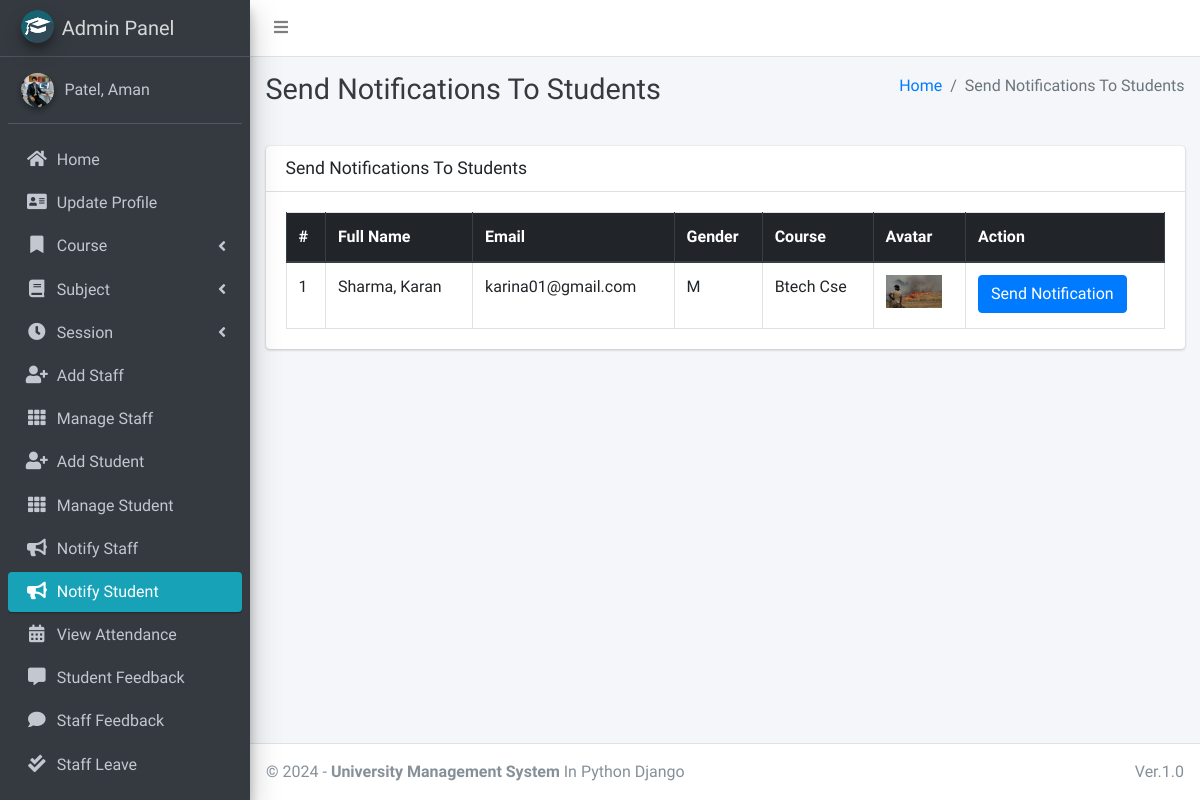
Page /admin_notify_student (signed in) on the committed database.
### main_app/models.py (models this page shows, shortened)
class CustomUser(AbstractUser):
    USER_TYPE = ((1, "HOD"), (2, "Staff"), (3, "Student"))
    GENDER = [("M", "Male"), ("F", "Female")]
    username = None  # Removed username, using email instead
    email = models.EmailField(unique=True)
    user_type = models.CharField(default=1, choices=USER_TYPE, max_length=1)
    gender = models.CharField(max_length=1, choices=GENDER)
    profile_pic = models.ImageField()
    address = models.TextField()
    fcm_token = models.TextField(default="")  # For firebase notifications
    created_at = models.DateTimeField(auto_now_add=True)
    updated_at = models.DateTimeField(auto_now=True)
    USERNAME_FIELD = "email"
    REQUIRED_FIELDS = []
    objects = CustomUserManager()
    def __str__(self):
        return self.last_name + ", " + self.first_name

class Student(models.Model):
    admin = models.OneToOneField(CustomUser, on_delete=models.CASCADE)
    course = models.ForeignKey(Course, on_delete=models.DO_NOTHING, null=True, blank=False)
    session = models.ForeignKey(Session, on_delete=models.DO_NOTHING, null=True)

class Course(models.Model):
    name = models.CharField(max_length=120)
    created_at = models.DateTimeField(auto_now_add=True)
    updated_at = models.DateTimeField(auto_now=True)

### main_app/hod_views.py (the view)
# urls.py: path("admin_notify_student", hod_views.admin_notify_student,
def admin_notify_student(request):
    student = CustomUser.objects.filter(user_type=3)
    context = {
        'page_title': "Send Notifications To Students",
        'students': student
    }
    return render(request, "hod_template/student_notification.html", context)

### main_app/templates/hod_template/student_notification.html (shortened to what this page needs)
{% extends 'main_app/base.html' %}
{% load static %}
{% block page_title %}{{page_title}}{% endblock page_title %}
{% block content %}
<section class="content">
    <div class="container-fluid">
        <div class="row">
            <div class="col-md-12">
                <div class="card">
                    <div class="card-header">
                        <h3 class="card-title">{{page_title}}</h3>
                    </div>
                    <div class="card-body">
                        <table id="example2" class="table table-bordered table-hover">
                            <thead class="thead-dark">
                                <tr>
                                    <th>#</th>
                                    <th>Full Name</th>
                                    <th>Email</th>
                                    <th>Gender</th>
                                    <th>Course</th>
                                    <th>Avatar</th>
                                    <th>Action</th>
                                </tr>
                            </thead>
                            <tbody>
                                {% for student in students %}
                                <tr>
                                    <td>{{ forloop.counter }}</td>
                                    <td>{{student.last_name}}, {{student.first_name}}</td>
                                    <td>{{student.email}}</td>
                                    <td>{{student.gender}}</td>
                                    <td>{{student.student.course.name}}</td>
                                    <td>
                                        {% if student.profile_pic == ""  %}
                                        No Image
                                        {% else %}
                                        <img class="img img-fluid mb-2" height="56" width="56"
                                            src="{{student.profile_pic}}" alt="">
                                        {% endif %}
                                    </td>
                                    <td><button data-toggle = "modal" data-target = "#myModal"class="btn btn-primary show_notification" value="{{student.id}}">Send Notification</button>
                                    </td>
                                </tr>
                                {% endfor %}
                            </tbody>
                        </table>
                    </div>
                </div>
            </div>
        </div>
    </div>
</section>
{% endblock content %}

### main_app/templates/main_app/base.html (shortened to what this page needs)
{% load static %}
<!DOCTYPE html>
<html>
<head>
    <link rel="stylesheet" href="{% static 'plugins/fontawesome-free/css/all.min.css'%} ">
    <link rel="stylesheet" href="https://code.ionicframework.com/ionicons/2.0.1/css/ionicons.min.css">
    <link rel="stylesheet"
        href="{% static 'plugins/tempusdominus-bootstrap-4/css/tempusdominus-bootstrap-4.min.css'%} ">
    <link rel="stylesheet" href="{% static 'plugins/icheck-bootstrap/icheck-bootstrap.min.css'%} ">
    <link rel="stylesheet" href="{% static 'dist/css/adminlte.min.css'%} ">
    <link rel="stylesheet" href="{% static 'plugins/overlayScrollbars/css/OverlayScrollbars.min.css'%} ">
    <link rel="stylesheet" href="{% static 'plugins/daterangepicker/daterangepicker.css'%} ">
</head>
<body class="hold-transition sidebar-mini layout-fixed">
    <div class="wrapper">
        <nav class="main-header navbar navbar-expand navbar-white navbar-light">
            <ul class="navbar-nav">
                <li class="nav-item">
                    <a class="nav-link" data-widget="pushmenu" href="#"><i class="fas fa-bars"></i></a>
                </li>
            </ul>
        </nav>
        {% include "main_app/sidebar_template.html" with user=user %}
        <div class="content-wrapper">
            <div class="content-header">
                <div class="container-fluid">
                    <div class="row mb-2">
                        <div class="col-sm-6">
                            <h1 class="m-0 text-dark">{% block page_title %}{% endblock page_title %}</h1>
                        </div>
                        <div class="col-sm-6">
                            <ol class="breadcrumb float-sm-right">
                                <li class="breadcrumb-item"><a href="#">Home</a></li>
                                <li class="breadcrumb-item active">{{ page_title }}</li>
                            </ol>
                        </div>
                    </div>
                </div>
            </div>
<section class="content">
    <div class="container-fluid">
        <div class="row">
            <div class="col-md-12">
            </div></div></div></section>
            {% block content %}
            {% endblock content %}
        </div>
        {% include "main_app/footer.html" %}
    </div>
</body>
</html>

### main_app/templates/main_app/sidebar_template.html (shortened to what this page needs)
{% load static %}
<aside class="main-sidebar sidebar-dark-info elevation-4">
    {% if request.user.user_type == '1' %}
    <a href="{% url 'admin_home' %}" class="brand-link">
        <img src="{% static 'dist/img/cmsl.png' %} " alt="AdminLTE Logo"
            class="brand-image img-circle elevation-3" >
        <span class="brand-text font-weight-light">Admin Panel</span>
    </a>
    <div class="sidebar">
        <div class="user-panel mt-3 pb-3 mb-3 d-flex">
            <div class="image">
                <img src="{{ request.user.profile_pic}}" class="img-circle elevation-2" alt="User Image">
            </div>
            <div class="info">
                <a href="#" class="d-block">{{user}}</a>
            </div>
        </div>
        <nav class="mt-2">
            <ul class="nav nav-pills nav-sidebar flex-column" data-widget="treeview" role="menu" data-accordion="false">
                <li class="nav-item">
                    {% url 'admin_home' as admin_home %}
                    <a href="{{admin_home}}" class="nav-link {% if admin_home == request.path %} active {% endif %}">
                        <i class="nav-icon fas fa-home"></i>
                        <p>
                            Home
                        </p>
                    </a>
                </li>
                <li class="nav-item">
                    {% url 'admin_view_profile' as admin_view_profile %}
                    <a href="{{admin_view_profile}}"
                        class="nav-link {% if admin_view_profile == request.path %} active {% endif %}">
                        <i class="nav-icon fas fa-address-card"></i>
                        <p>
                            Update Profile
                        </p>
                    </a>
                </li>
                <li class="nav-item has-treeview">
                    <a href="#" class="nav-link">
                        <i class="nav-icon fas fa-bookmark"></i>
                        <p>
                            Course
                            <i class="fas fa-angle-left right"></i>
                        </p>
                    </a>
                </li>
                <li class="nav-item has-treeview">
                    <a href="#" class="nav-link">
                        <i class="nav-icon fas fa-book"></i>
                        <p>
                            Subject
                            <i class="fas fa-angle-left right"></i>
                        </p>
                    </a>
                </li>
                <li class="nav-item has-treeview">
                    <a href="#" class="nav-link">
                        <i class="nav-icon fas fa-clock"></i>
                        <p>
                            Session
                            <i class="fas fa-angle-left right"></i>
                        </p>
                    </a>
                </li>
                <li class="nav-item">
                    {% url 'add_staff' as add_staff %}
                    <a href="{{add_staff}}" class="nav-link {% if add_staff == request.path %} active {% endif %}">
                        <i class="nav-icon fas fa-user-plus"></i>
                        <p>
                            Add Staff
                        </p>
                    </a>
                </li>
                <li class="nav-item">
                    {% url 'manage_staff' as manage_staff %}
                    {% url 'edit_staff' staff_id as edit_staff %}
                    <a href="{{manage_staff}}"
                        class="nav-link {% if manage_staff == request.path or request.path == edit_staff %} active {% endif %}">
                        <i class="nav-icon fas fa-th"></i>
                        <p>
                            Manage Staff
                        </p>
                    </a>
                </li>
                <li class="nav-item">
                    {% url 'add_student' as add_student%}
                    <a href="{{add_student}}" class="nav-link  {% if add_student == request.path %} active {% endif %}">
                        <i class="nav-icon fas fa-user-plus"></i>
                        <p>
                            Add Student
                        </p>
                    </a>
                </li>
                <li class="nav-item">
                    {% url 'manage_student' as manage_student %}
                    {% url 'edit_student' student_id as edit_student %}
                    <a href="{{manage_student}}"
                        class="nav-link  {% if edit_student == request.path or manage_student == request.path %} active {% endif %}">
                        <i class="nav-icon fas fa-th"></i>
                        <p>
                            Manage Student
                        </p>
                    </a>
                </li>
                <li class="nav-item">
                    {% url 'admin_notify_staff' as admin_notify_staff %}
                    <a href="{{admin_notify_staff}}"
                        class="nav-link {% if admin_notify_staff == request.path %} active {% endif %}">
                        <i class="nav-icon fas fa-bullhorn"></i>
                        <p>
                            Notify Staff
                        </p>
                    </a>
                </li>
                <li class="nav-item">
                    {% url 'admin_notify_student' as admin_notify_student %}
                    <a href="{{admin_notify_student}}"
                        class="nav-link {% if admin_notify_student == request.path %} active {% endif %}">
                        <i class="nav-icon fas fa-bullhorn"></i>
                        <p>
                            Notify Student
                        </p>
                    </a>
                </li>
                <li class="nav-item">
                    {% url 'admin_view_attendance' as admin_view_attendance %}
                <li class="nav-item">
                    <a href="{{admin_view_attendance}}"
                        class="nav-link  {% if admin_view_attendance == request.path %} active {% endif %}">
                        <i class="nav-icon fas fa-calendar-alt"></i>
                        <p>
                            View Attendance
                        </p>
                    </a>
                </li>
                <li class="nav-item">
                    {% url 'student_feedback_message' as student_feedback_message %}
                    <a href="{{ student_feedback_message }}"
                        class="nav-link  {% if student_feedback_message == request.path %} active {% endif %}">
                        <i class="nav-icon fas fa-comment-alt"></i>
                        <p>
                            Student Feedback
                        </p>
                    </a>
                </li>
                <li class="nav-item">
                    {% url 'staff_feedback_message' as staff_feedback_message %}
                    <a href="{{staff_feedback_message}}"
                        class="nav-link   {% if staff_feedback_message == request.path %} active {% endif %}">
                        <i class="nav-icon fas fa-comment"></i>
                        <p>
                            Staff Feedback
                        </p>
                    </a>
                </li>
                <li class="nav-item">
                    {% url 'view_staff_leave' as view_staff_leave %}
                    <a href="{{view_staff_leave}}"
                        class="nav-link  {% if view_staff_leave == request.path %} active {% endif %}">
                        <i class="nav-icon fas fa-check-double"></i>
                        <p>
                            Staff Leave
                        </p>
                    </a>
                </li>
                <li class="nav-item">
                    {% url 'view_student_leave' as view_student_leave %}
                    <a href="{% url 'view_student_leave' %}"
                        class="nav-link  {% if view_student_leave == request.path %} active {% endif %}">
                    </a>
                </li>
                                        {% endif %}
                                    </ul>
                                </nav>
                            </div>
</aside>

### main_app/templates/main_app/footer.html
<footer class="main-footer">
    &copy; {% now "Y" %} - <strong>University Management System</strong>
    In Python Django
    <div class="float-right d-none d-sm-inline-block">
       Ver.1.0
    </div>
</footer>

### rows in the picture
CustomUser: user.profile_pic (picture), last_name+first_name "Patel, Aman"
CustomUser: last_name "Sharma", first_name "Karan", email "karina01@gmail.com", gender "M", student.course.name "Btech Cse", profile_pic (picture)

### other values in the picture
{{ page_title }} "Send Notifications To Students"
